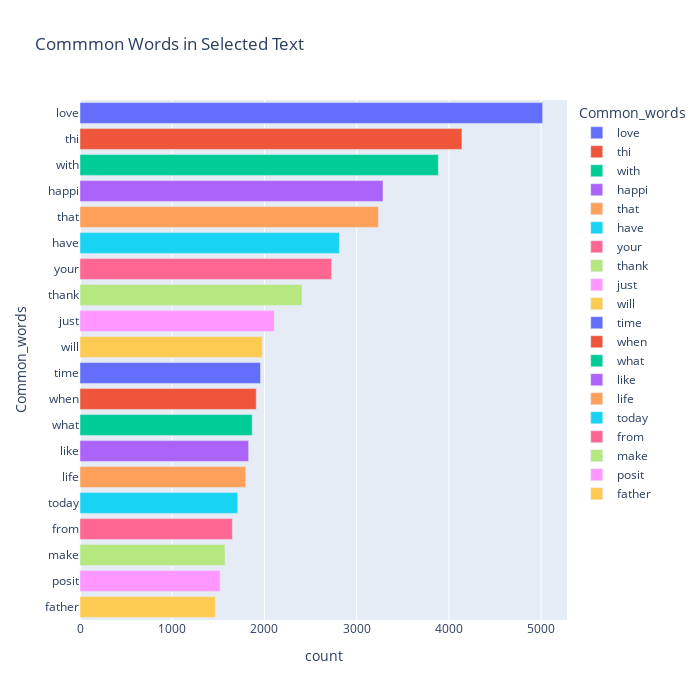

Notebook code for this chart:
### Code cell
from plotly import graph_objs as go
import plotly.express as px
import plotly.figure_factory as ff

fig = px.bar(temp2, x="count", y="Common_words", title='Commmon Words in Selected Text', orientation='h', 
             width=700, height=700,color='Common_words')
fig.show()

### Figure 1 — Plotly figure (JSON) as saved in the notebook; plotly's stock layout.template omitted (floating-point values rounded to 4 significant figures)
{"data": [{"alignmentgroup": "True", "hovertemplate": "Common_words=%{y}<br>count=%{x}<extra></extra>", "legendgroup": "love", "marker": {"color": "#636efa", "pattern": {"shape": ""}}, "name": "love", "offsetgroup": "love", "orientation": "h", "showlegend": true, "textposition": "auto", "type": "bar", "x": [5016], "xaxis": "x", "y": ["love"], "yaxis": "y"}, {"alignmentgroup": "True", "hovertemplate": "Common_words=%{y}<br>count=%{x}<extra></extra>", "legendgroup": "thi", "marker": {"color": "#EF553B", "pattern": {"shape": ""}}, "name": "thi", "offsetgroup": "thi", "orientation": "h", "showlegend": true, "textposition": "auto", "type": "bar", "x": [4141], "xaxis": "x", "y": ["thi"], "yaxis": "y"}, {"alignmentgroup": "True", "hovertemplate": "Common_words=%{y}<br>count=%{x}<extra></extra>", "legendgroup": "with", "marker": {"color": "#00cc96", "pattern": {"shape": ""}}, "name": "with", "offsetgroup": "with", "orientation": "h", "showlegend": true, "textposition": "auto", "type": "bar", "x": [3885], "xaxis": "x", "y": ["with"], "yaxis": "y"}, {"alignmentgroup": "True", "hovertemplate": "Common_words=%{y}<br>count=%{x}<extra></extra>", "legendgroup": "happi", "marker": {"color": "#ab63fa", "pattern": {"shape": ""}}, "name": "happi", "offsetgroup": "happi", "orientation": "h", "showlegend": true, "textposition": "auto", "type": "bar", "x": [3285], "xaxis": "x", "y": ["happi"], "yaxis": "y"}, {"alignmentgroup": "True", "hovertemplate": "Common_words=%{y}<br>count=%{x}<extra></extra>", "legendgroup": "that", "marker": {"color": "#FFA15A", "pattern": {"shape": ""}}, "name": "that", "offsetgroup": "that", "orientation": "h", "showlegend": true, "textposition": "auto", "type": "bar", "x": [3236], "xaxis": "x", "y": ["that"], "yaxis": "y"}, {"alignmentgroup": "True", "hovertemplate": "Common_words=%{y}<br>count=%{x}<extra></extra>", "legendgroup": "have", "marker": {"color": "#19d3f3", "pattern": {"shape": ""}}, "name": "have", "offsetgroup": "have", "orientation": "h", "showlegend": true, "textposition": "auto", "type": "bar", "x": [2812], "xaxis": "x", "y": ["have"], "yaxis": "y"}, {"alignmentgroup": "True", "hovertemplate": "Common_words=%{y}<br>count=%{x}<extra></extra>", "legendgroup": "your", "marker": {"color": "#FF6692", "pattern": {"shape": ""}}, "name": "your", "offsetgroup": "your", "orientation": "h", "showlegend": true, "textposition": "auto", "type": "bar", "x": [2728], "xaxis": "x", "y": ["your"], "yaxis": "y"}, {"alignmentgroup": "True", "hovertemplate": "Common_words=%{y}<br>count=%{x}<extra></extra>", "legendgroup": "thank", "marker": {"color": "#B6E880", "pattern": {"shape": ""}}, "name": "thank", "offsetgroup": "thank", "orientation": "h", "showlegend": true, "textposition": "auto", "type": "bar", "x": [2407], "xaxis": "x", "y": ["thank"], "yaxis": "y"}, {"alignmentgroup": "True", "hovertemplate": "Common_words=%{y}<br>count=%{x}<extra></extra>", "legendgroup": "just", "marker": {"color": "#FF97FF", "pattern": {"shape": ""}}, "name": "just", "offsetgroup": "just", "orientation": "h", "showlegend": true, "textposition": "auto", "type": "bar", "x": [2106], "xaxis": "x", "y": ["just"], "yaxis": "y"}, {"alignmentgroup": "True", "hovertemplate": "Common_words=%{y}<br>count=%{x}<extra></extra>", "legendgroup": "will", "marker": {"color": "#FECB52", "pattern": {"shape": ""}}, "name": "will", "offsetgroup": "will", "orientation": "h", "showlegend": true, "textposition": "auto", "type": "bar", "x": [1976], "xaxis": "x", "y": ["will"], "yaxis": "y"}, {"alignmentgroup": "True", "hovertemplate": "Common_words=%{y}<br>count=%{x}<extra></extra>", "legendgroup": "time", "marker": {"color": "#636efa", "pattern": {"shape": ""}}, "name": "time", "offsetgroup": "time", "orientation": "h", "showlegend": true, "textposition": "auto", "type": "bar", "x": [1957], "xaxis": "x", "y": ["time"], "yaxis": "y"}, {"alignmentgroup": "True", "hovertemplate": "Common_words=%{y}<br>count=%{x}<extra></extra>", "legendgroup": "when", "marker": {"color": "#EF553B", "pattern": {"shape": ""}}, "name": "when", "offsetgroup": "when", "orientation": "h", "showlegend": true, "textposition": "auto", "type": "bar", "x": [1911], "xaxis": "x", "y": ["when"], "yaxis": "y"}, {"alignmentgroup": "True", "hovertemplate": "Common_words=%{y}<br>count=%{x}<extra></extra>", "legendgroup": "what", "marker": {"color": "#00cc96", "pattern": {"shape": ""}}, "name": "what", "offsetgroup": "what", "orientation": "h", "showlegend": true, "textposition": "auto", "type": "bar", "x": [1867], "xaxis": "x", "y": ["what"], "yaxis": "y"}, {"alignmentgroup": "True", "hovertemplate": "Common_words=%{y}<br>count=%{x}<extra></extra>", "legendgroup": "like", "marker": {"color": "#ab63fa", "pattern": {"shape": ""}}, "name": "like", "offsetgroup": "like", "orientation": "h", "showlegend": true, "textposition": "auto", "type": "bar", "x": [1828], "xaxis": "x", "y": ["like"], "yaxis": "y"}, {"alignmentgroup": "True", "hovertemplate": "Common_words=%{y}<br>count=%{x}<extra></extra>", "legendgroup": "life", "marker": {"color": "#FFA15A", "pattern": {"shape": ""}}, "name": "life", "offsetgroup": "life", "orientation": "h", "showlegend": true, "textposition": "auto", "type": "bar", "x": [1797], "xaxis": "x", "y": ["life"], "yaxis": "y"}, {"alignmentgroup": "True", "hovertemplate": "Common_words=%{y}<br>count=%{x}<extra></extra>", "legendgroup": "today", "marker": {"color": "#19d3f3", "pattern": {"shape": ""}}, "name": "today", "offsetgroup": "today", "orientation": "h", "showlegend": true, "textposition": "auto", "type": "bar", "x": [1710], "xaxis": "x", "y": ["today"], "yaxis": "y"}, {"alignmentgroup": "True", "hovertemplate": "Common_words=%{y}<br>count=%{x}<extra></extra>", "legendgroup": "from", "marker": {"color": "#FF6692", "pattern": {"shape": ""}}, "name": "from", "offsetgroup": "from", "orientation": "h", "showlegend": true, "textposition": "auto", "type": "bar", "x": [1652], "xaxis": "x", "y": ["from"], "yaxis": "y"}, {"alignmentgroup": "True", "hovertemplate": "Common_words=%{y}<br>count=%{x}<extra></extra>", "legendgroup": "make", "marker": {"color": "#B6E880", "pattern": {"shape": ""}}, "name": "make", "offsetgroup": "make", "orientation": "h", "showlegend": true, "textposition": "auto", "type": "bar", "x": [1572], "xaxis": "x", "y": ["make"], "yaxis": "y"}, {"alignmentgroup": "True", "hovertemplate": "Common_words=%{y}<br>count=%{x}<extra></extra>", "legendgroup": "posit", "marker": {"color": "#FF97FF", "pattern": {"shape": ""}}, "name": "posit", "offsetgroup": "posit", "orientation": "h", "showlegend": true, "textposition": "auto", "type": "bar", "x": [1519], "xaxis": "x", "y": ["posit"], "yaxis": "y"}, {"alignmentgroup": "True", "hovertemplate": "Common_words=%{y}<br>count=%{x}<extra></extra>", "legendgroup": "father", "marker": {"color": "#FECB52", "pattern": {"shape": ""}}, "name": "father", "offsetgroup": "father", "orientation": "h", "showlegend": true, "textposition": "auto", "type": "bar", "x": [1467], "xaxis": "x", "y": ["father"], "yaxis": "y"}], "layout": {"barmode": "relative", "height": 700, "legend": {"title": {"text": "Common_words"}, "tracegroupgap": 0}, "title": {"text": "Commmon Words in Selected Text"}, "width": 700, "xaxis": {"anchor": "y", "domain": [0, 1], "title": {"text": "count"}}, "yaxis": {"anchor": "x", "categoryarray": ["father", "posit", "make", "from", "today", "life", "like", "what", "when", "time", "will", "just", "thank", "your", "have", "that", "happi", "with", "thi", "love"], "categoryorder": "array", "domain": [0, 1], "title": {"text": "Common_words"}}}}
